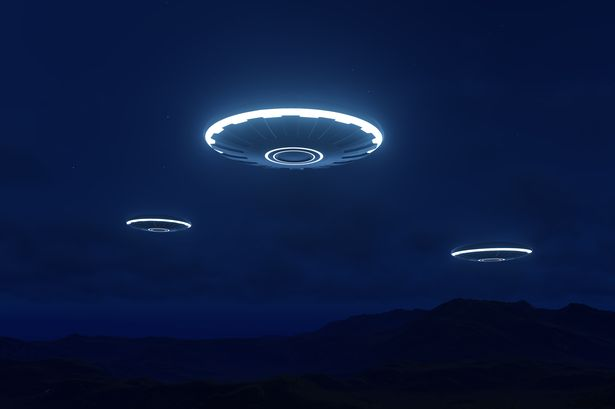
#> input picture ufo.jpg, 615 x 409 px
$ python negasi.py
#> lines starting #> are read from the running program, lines starting #| are printed output that depends on the picture
import cv2

#membaca gambar yang akan dimodif
image = cv2.imread('ufo.jpg')
#> image is the input picture: shape (409, 615, 3); mean B, G, R 63.9, 26.6, 11

# operasi negasi warna citra negatif
img_neg = cv2.bitwise_not(image)
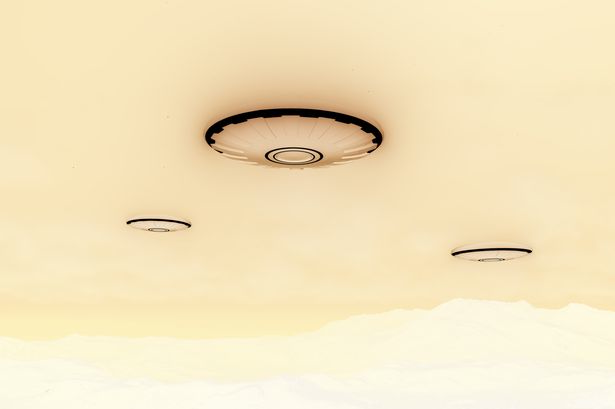
#> img_neg: shape (409, 615, 3); mean B, G, R 191.1, 228.4, 244

#menampilkan citra asli
cv2.imshow('Citra asli', image)

#menampilkan citra hasil negasi
cv2.imshow('Hasil Citra Negatif',img_neg)

if cv2.waitKey() == 0:
#> (key Esc is pressed here)
  cv2.destroyAllWindows()
